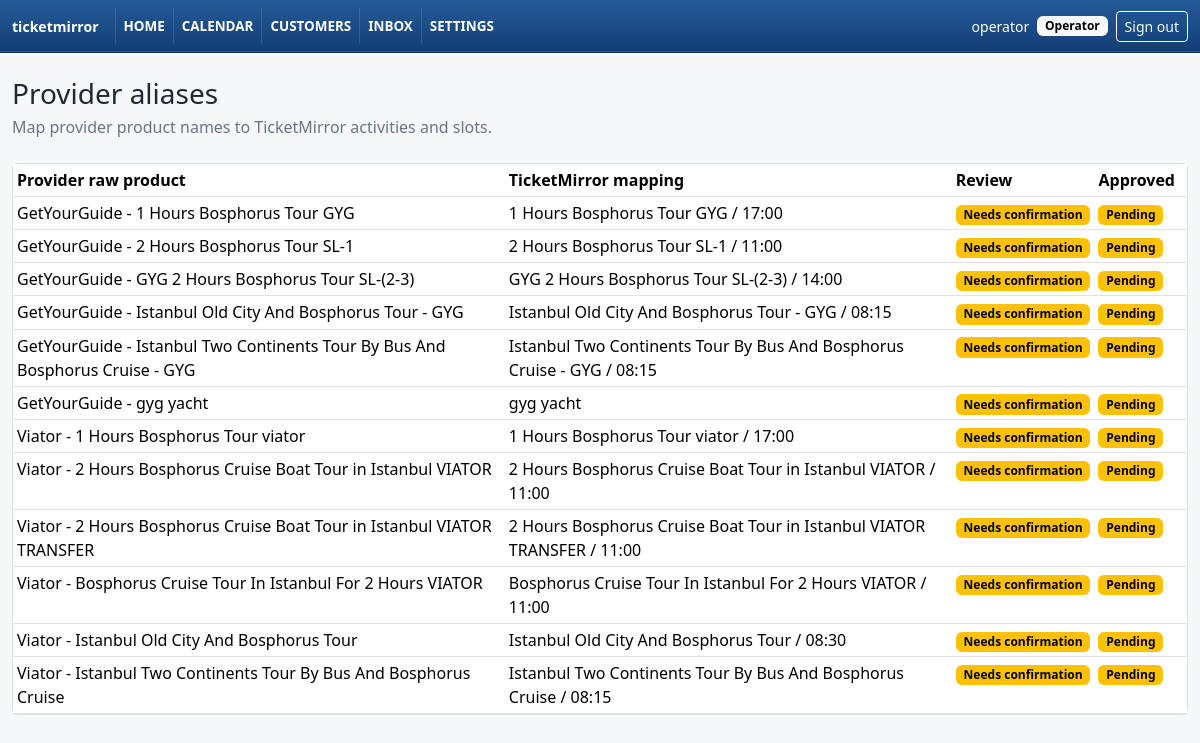
The page /settings/provider-aliases/ (signed in) on the database its author committed.
### apps/accounts/models.py (models this page shows, shortened)
class UserProfile(models.Model):
    class Role(models.TextChoices):
        ADMIN = "admin", "Admin"
        OPERATOR = "operator", "Operator"
        VIEWER = "viewer", "Viewer"
    user = models.OneToOneField(
        settings.AUTH_USER_MODEL,
        on_delete=models.CASCADE,
        related_name="profile",
    )
    role = models.CharField(max_length=20, choices=Role.choices, default=Role.VIEWER)
    created_at = models.DateTimeField(auto_now_add=True)
    updated_at = models.DateTimeField(auto_now=True)
    class Meta:
        ordering = ["user__username"]

### apps/bookings/models.py (models this page shows, shortened)
class TimeStampedModel(models.Model):
    created_at = models.DateTimeField(auto_now_add=True)
    updated_at = models.DateTimeField(auto_now=True)
    class Meta:
        abstract = True

class ProviderAlias(TimeStampedModel):
    provider = models.ForeignKey(
        Provider,
        on_delete=models.CASCADE,
        related_name="provider_aliases",
    )
    raw_product_name = models.CharField(max_length=240)
    raw_option_name = models.CharField(max_length=240, null=True, blank=True)
    provider_product_code = models.CharField(max_length=120, null=True, blank=True)
    provider_option_code = models.CharField(max_length=120, null=True, blank=True)
    linked_activity = models.ForeignKey(
        TourActivity,
        on_delete=models.PROTECT,
        related_name="provider_aliases",
    )
    linked_schedule = models.ForeignKey(
        ActivitySchedule,
        on_delete=models.PROTECT,
        null=True,
        blank=True,
        related_name="provider_aliases",
    )
    linked_slot = models.ForeignKey(
        ActivityScheduleSlot,
        on_delete=models.PROTECT,
        null=True,
        blank=True,
        related_name="provider_aliases",
    )
    approved = models.BooleanField(default=False)
    needs_manual_confirmation = models.BooleanField(default=False)
    notes = models.TextField(blank=True)
    class Meta:
        ordering = ["provider__name", "raw_product_name", "raw_option_name"]
        constraints = [
            models.UniqueConstraint(
                fields=[
                    "provider",
                    "raw_product_name",
                    "raw_option_name",
                    "provider_product_code",
                    "provider_option_code",
                ],
                name="unique_provider_alias",
            )
        ]
        indexes = [
            models.Index(
                fields=["provider", "raw_product_name"],
                name="alias_provider_name_idx",
            ),
            models.Index(
                fields=["provider", "provider_product_code"],
                name="alias_provider_code_idx",
            ),
            models.Index(fields=["approved"], name="alias_approved_idx"),
            models.Index(
                fields=["needs_manual_confirmation"],
                name="alias_manual_confirm_idx",
            ),
        ]

class Provider(TimeStampedModel):
    name = models.CharField(max_length=120)
    code = models.SlugField(max_length=60, unique=True)
    active = models.BooleanField(default=True)
    known_sender_patterns = models.JSONField(default=list, blank=True)
    known_subject_patterns = models.JSONField(default=list, blank=True)
    parser_key = models.CharField(max_length=80, blank=True)
    class Meta:
        ordering = ["name"]
        indexes = [
            models.Index(fields=["code"], name="provider_code_idx"),
            models.Index(fields=["active"], name="provider_active_idx"),
        ]

class TourActivity(TimeStampedModel):
    class Category(models.TextChoices):
        CRUISE = "cruise", "Cruise"
        LAND_AND_CRUISE = "land_and_cruise", "Land and cruise"
        YACHT = "yacht", "Yacht"
        OTHER = "other", "Other"
    name = models.CharField(max_length=180, unique=True)
    internal_display_name = models.CharField(max_length=180, blank=True)
    active = models.BooleanField(default=True)
    category = models.CharField(
        max_length=40,
        choices=Category.choices,
        blank=True,
    )
    display_settings = models.JSONField(default=dict, blank=True)
    notes = models.TextField(blank=True)
    class Meta:
        ordering = ["name"]
        indexes = [
            models.Index(fields=["active"], name="activity_active_idx"),
            models.Index(
                fields=["category", "active"],
                name="activity_cat_active_idx",
            ),
        ]

class ActivityScheduleSlot(TimeStampedModel):
    class SlotType(models.TextChoices):
        FIXED_TIME = "fixed_time", "Fixed time"
        HALF_DAY = "half_day", "Half day"
        FULL_DAY = "full_day", "Full day"
        OPEN_TIME = "open_time", "Open time"
        PRIVATE_GROUP = "private_group", "Private group"
    schedule = models.ForeignKey(
        ActivitySchedule,
        on_delete=models.CASCADE,
        related_name="slots",
    )
    start_time = models.TimeField()
    end_time = models.TimeField(null=True, blank=True)
    duration_minutes = models.PositiveIntegerField()
    slot_type = models.CharField(max_length=30, choices=SlotType.choices)
    capacity = models.PositiveIntegerField()
    days_of_week = models.JSONField(default=list, blank=True)
    active = models.BooleanField(default=True)
    class Meta:
        ordering = ["schedule__activity__name", "schedule__schedule_kind", "start_time"]
        indexes = [
            models.Index(
                fields=["schedule", "active"],
                name="act_slot_sched_active_idx",
            ),
            models.Index(fields=["start_time"], name="activity_slot_start_idx"),
            models.Index(fields=["slot_type"], name="activity_slot_type_idx"),
        ]

### apps/bookings/views.py (the view)
# urls.py: path("aliases/", views.provider_aliases, name="aliases"),
@viewer_required
def provider_aliases(request):
    can_edit_aliases = is_admin(request.user)
    review_item = None
    if request.GET.get("review_id"):
        review_item = get_object_or_404(ReviewQueueItem, id=request.GET["review_id"])
    if request.method == "POST":
        if not can_edit_aliases:
            raise PermissionDenied
        alias = None
        old_values = {}
        if request.POST.get("alias_id"):
            alias = get_object_or_404(ProviderAlias, id=request.POST["alias_id"])
            old_values = _alias_audit_values(alias)
            form = ProviderAliasForm(request.POST, instance=alias)
        else:
            form = ProviderAliasForm(request.POST)
        if form.is_valid():
            alias = form.save()
            _record_alias_change(alias=alias, user=request.user, old_values=old_values)
            messages.success(request, "Provider alias saved.")
            return redirect("settings_provider_aliases")
        messages.error(request, "Alias was not saved. Check the highlighted fields.")
    else:
        initial = {}
        if review_item:
            initial = _alias_initial_from_review(review_item)
        form = ProviderAliasForm(initial=initial)
    aliases = (
        ProviderAlias.objects.select_related(
            "provider",
            "linked_activity",
            "linked_schedule",
            "linked_slot",
        )
        .all()
        .order_by("provider__name", "raw_product_name")
    )
    return render(
        request,
        "bookings/aliases.html",
        {
            "aliases": aliases,
            "form": form,
            "review_item": review_item,
            "can_edit_aliases": can_edit_aliases,
        },
    )

### apps/accounts/permissions.py (called while the page is built)
def is_admin(user) -> bool:
    if not user.is_authenticated:
        return False
    if user.is_superuser:
        return True
    profile = getattr(user, "profile", None)
    return bool(profile and profile.role == UserProfile.Role.ADMIN)

### apps/bookings/templates/bookings/aliases.html (shortened to what this page needs)
{% extends "base/base.html" %}
{% block content %}
  <div class="d-flex justify-content-between align-items-end mb-4">
    <div>
      <h1 class="h3 mb-1">Provider aliases</h1>
      <div class="tm-muted">Map provider product names to TicketMirror activities and slots.</div>
    </div>
  </div>
  <div class="row g-3">
    <div class="{% if can_edit_aliases %}col-lg-8{% else %}col-12{% endif %}">
      <div class="tm-card">
        <table class="table table-sm table-hover mb-0">
          <thead>
            <tr>
              <th>Provider raw product</th>
              <th>TicketMirror mapping</th>
              <th>Review</th>
              <th>Approved</th>
              <th></th>
            </tr>
          </thead>
          <tbody>
            {% for alias in aliases %}
              <tr>
                <td>{{ alias.provider.name }} - {{ alias.raw_product_name }}{% if alias.raw_option_name %} / {{ alias.raw_option_name }}{% endif %}</td>
                <td>{{ alias.linked_activity.name }}{% if alias.linked_slot %} / {{ alias.linked_slot.start_time|time:"H:i" }}{% endif %}</td>
                <td>{% if alias.needs_manual_confirmation %}<span class="badge text-bg-warning">Needs confirmation</span>{% else %}<span class="badge text-bg-secondary">Mapped</span>{% endif %}</td>
                <td>{% if alias.approved %}<span class="badge text-bg-success">Approved</span>{% else %}<span class="badge text-bg-warning">Pending</span>{% endif %}</td>
                <td class="text-end">
                </td>
              </tr>
            {% empty %}
              <tr><td colspan="5" class="text-center tm-muted py-4">No aliases yet.</td></tr>
            {% endfor %}
          </tbody>
        </table>
      </div>
    </div>
  </div>
{% endblock %}

### apps/core/templates/base/base.html (shortened to what this page needs)
{% load booking_extras %}
<!doctype html>
<html lang="en">
  <head>
    <link href="https://cdn.jsdelivr.net/npm/bootstrap@5.3.3/dist/css/bootstrap.min.css" rel="stylesheet">
  </head>
  <body>
    <nav class="navbar navbar-expand-lg tm-top-nav">
      <div class="container-fluid tm-shell">
        <a class="navbar-brand fw-semibold" href="{% url 'core:dashboard' %}">ticketmirror</a>
        {% if user.is_authenticated %}
          <div class="collapse navbar-collapse" id="mainNav">
            <div class="navbar-nav me-auto" data-testid="primary-nav">
              <a class="nav-link" href="{% url 'core:dashboard' %}">Home</a>
              <a class="nav-link" href="{% url 'bookings:daily' %}">Calendar</a>
              <a class="nav-link" href="{% url 'core:customers' %}">Customers</a>
              <a class="nav-link" href="{% url 'inbox' %}">Inbox</a>
              <a class="nav-link" href="{% url 'core:settings' %}">Settings</a>
            </div>
            <form method="post" action="{% url 'logout' %}" class="d-flex align-items-center gap-2">
              <span class="small">{{ user.username }}</span>
              {% if user.is_superuser %}
                <span class="badge text-bg-light">Admin</span>
              {% elif user.profile %}
                <span class="badge text-bg-light">{{ user.profile.get_role_display }}</span>
              {% endif %}
              <button class="btn btn-sm btn-outline-light" type="submit">Sign out</button>
            </form>
          </div>
        {% endif %}
      </div>
    </nav>
    <main class="container-fluid tm-shell py-4">
      {% block content %}{% endblock %}
    </main>
  </body>
</html>

### apps/core/templates/base/base.html (style rules this page uses)
body { background: #f6f7f9; color: #1f2933; }
.tm-shell { max-width: 1480px; }
.tm-top-nav { background: linear-gradient(#255b99, #123e76); border-bottom: 1px solid #0b315f; box-shadow: inset 0 -1px 0 rgba(255,255,255,.12); }
.tm-top-nav .navbar-brand, .tm-top-nav .nav-link, .tm-top-nav .small { color: #fff; }
.tm-top-nav .navbar-brand { font-size: .88rem; }
.tm-top-nav .nav-link { border-left: 1px solid rgba(255,255,255,.12); font-size: .84rem; font-weight: 700; padding-left: 1.2rem; padding-right: 1.2rem; text-transform: uppercase; }
.tm-card { background: #fff; border: 1px solid #d9dee7; border-radius: 6px; }
.tm-muted { color: #697586; }

### rows shown on the page
ProviderAlias: provider.name "GetYourGuide", raw_product_name "1 Hours Bosphorus Tour GYG", linked_activity.name "1 Hours Bosphorus Tour GYG", linked_slot.start_time "17:00", needs_manual_confirmation "Needs confirmation", approved "Pending"
ProviderAlias: provider.name "GetYourGuide", raw_product_name "2 Hours Bosphorus Tour SL-1", linked_activity.name "2 Hours Bosphorus Tour SL-1", linked_slot.start_time "11:00", needs_manual_confirmation "Needs confirmation", approved "Pending"
ProviderAlias: provider.name "GetYourGuide", raw_product_name "GYG 2 Hours Bosphorus Tour SL-(2-3)", linked_activity.name "GYG 2 Hours Bosphorus Tour SL-(2-3)", linked_slot.start_time "14:00", needs_manual_confirmation "Needs confirmation", approved "Pending"
ProviderAlias: provider.name "GetYourGuide", raw_product_name "Istanbul Old City And Bosphorus Tour - GYG", linked_activity.name "Istanbul Old City And Bosphorus Tour - GYG", linked_slot.start_time "08:15", needs_manual_confirmation "Needs confirmation", approved "Pending"
ProviderAlias: provider.name "GetYourGuide", raw_product_name "Istanbul Two Continents Tour By Bus And Bosphorus Cruise - GYG", linked_activity.name "Istanbul Two Continents Tour By Bus And Bosphorus Cruise - GYG", linked_slot.start_time "08:15", needs_manual_confirmation "Needs confirmation", approved "Pending"
ProviderAlias: provider.name "GetYourGuide", raw_product_name "gyg yacht", linked_activity.name "gyg yacht", needs_manual_confirmation "Needs confirmation", approved "Pending"
ProviderAlias: provider.name "Viator", raw_product_name "1 Hours Bosphorus Tour viator", linked_activity.name "1 Hours Bosphorus Tour viator", linked_slot.start_time "17:00", needs_manual_confirmation "Needs confirmation", approved "Pending"
ProviderAlias: provider.name "Viator", raw_product_name "2 Hours Bosphorus Cruise Boat Tour in Istanbul VIATOR", linked_activity.name "2 Hours Bosphorus Cruise Boat Tour in Istanbul VIATOR", linked_slot.start_time "11:00", needs_manual_confirmation "Needs confirmation", approved "Pending"
ProviderAlias: provider.name "Viator", raw_product_name "2 Hours Bosphorus Cruise Boat Tour in Istanbul VIATOR TRANSFER", linked_activity.name "2 Hours Bosphorus Cruise Boat Tour in Istanbul VIATOR TRANSFER", linked_slot.start_time "11:00", needs_manual_confirmation "Needs confirmation", approved "Pending"
ProviderAlias: provider.name "Viator", raw_product_name "Bosphorus Cruise Tour In Istanbul For 2 Hours VIATOR", linked_activity.name "Bosphorus Cruise Tour In Istanbul For 2 Hours VIATOR", linked_slot.start_time "11:00", needs_manual_confirmation "Needs confirmation", approved "Pending"
ProviderAlias: provider.name "Viator", raw_product_name "Istanbul Old City And Bosphorus Tour", linked_activity.name "Istanbul Old City And Bosphorus Tour", linked_slot.start_time "08:30", needs_manual_confirmation "Needs confirmation", approved "Pending"
ProviderAlias: provider.name "Viator", raw_product_name "Istanbul Two Continents Tour By Bus And Bosphorus Cruise", linked_activity.name "Istanbul Two Continents Tour By Bus And Bosphorus Cruise", linked_slot.start_time "08:15", needs_manual_confirmation "Needs confirmation", approved "Pending"

### other values the page prints
{{ user.username }} "operator"
{{ user.profile.get_role_display }} "Operator"
